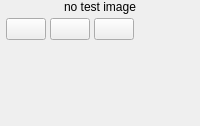
<?xml version="1.0" encoding="UTF-8"?>
<ui version="4.0">
 <class>ColTests</class>
 <widget class="QWidget" name="ColTests">
  <property name="minimumWidth"><number>220</number></property>
  <layout class="QVBoxLayout" name="layout_root">
   <property name="spacing"><number>0</number></property>
   <property name="leftMargin"><number>0</number></property>
   <property name="topMargin"><number>0</number></property>
   <property name="rightMargin"><number>0</number></property>
   <property name="bottomMargin"><number>0</number></property>
   <item>
    <widget class="QLabel" name="lbl_test_image">
     <property name="text"><string>no test image</string></property>
     <property name="alignment"><set>Qt::AlignCenter</set></property>
     <property name="minimumHeight"><number>180</number></property>
     <property name="maximumHeight"><number>220</number></property>
    </widget>
   </item>
   <item>
    <widget class="QWidget" name="wt_toolbar">
     <property name="minimumHeight"><number>44</number></property>
     <property name="maximumHeight"><number>44</number></property>
     <layout class="QHBoxLayout" name="toolbar_layout">
      <property name="spacing"><number>4</number></property>
      <property name="leftMargin"><number>6</number></property>
      <property name="topMargin"><number>4</number></property>
      <property name="rightMargin"><number>6</number></property>
      <property name="bottomMargin"><number>4</number></property>
      <item>
       <widget class="QPushButton" name="btn_run_all">
        <property name="text"><string/></property>
        <property name="toolTip"><string>Run all tests</string></property>
        <property name="minimumWidth"><number>32</number></property>
        <property name="maximumWidth"><number>32</number></property>
        <property name="minimumHeight"><number>32</number></property>
        <property name="maximumHeight"><number>32</number></property>
       </widget>
      </item>
      <item>
       <widget class="QPushButton" name="btn_add_test">
        <property name="text"><string/></property>
        <property name="toolTip"><string>Add new test</string></property>
        <property name="minimumWidth"><number>32</number></property>
        <property name="maximumWidth"><number>32</number></property>
        <property name="minimumHeight"><number>32</number></property>
        <property name="maximumHeight"><number>32</number></property>
       </widget>
      </item>
      <item>
       <widget class="QPushButton" name="btn_edit_tests">
        <property name="text"><string/></property>
        <property name="toolTip"><string>Edit tests</string></property>
        <property name="minimumWidth"><number>32</number></property>
        <property name="maximumWidth"><number>32</number></property>
        <property name="minimumHeight"><number>32</number></property>
        <property name="maximumHeight"><number>32</number></property>
       </widget>
      </item>
      <item>
       <spacer>
        <property name="orientation"><enum>Qt::Horizontal</enum></property>
        <property name="sizeHint" stdset="0"><size><width>10</width><height>1</height></size></property>
       </spacer>
      </item>
     </layout>
    </widget>
   </item>
   <item>
    <widget class="QLabel" name="lbl_test_description">
     <property name="text"><string/></property>
     <property name="wordWrap"><bool>true</bool></property>
     <property name="minimumHeight"><number>36</number></property>
    </widget>
   </item>
   <item>
    <widget class="QScrollArea" name="scroll_tests">
     <property name="widgetResizable"><bool>true</bool></property>
     <property name="horizontalScrollBarPolicy"><enum>Qt::ScrollBarAlwaysOff</enum></property>
     <property name="verticalScrollBarPolicy"><enum>Qt::ScrollBarAsNeeded</enum></property>
     <property name="frameShape"><enum>QFrame::NoFrame</enum></property>
     <widget class="QWidget" name="scroll_tests_contents">
      <layout class="QVBoxLayout" name="tests_list_layout">
       <property name="spacing"><number>0</number></property>
       <property name="leftMargin"><number>0</number></property>
       <property name="topMargin"><number>0</number></property>
       <property name="rightMargin"><number>0</number></property>
       <property name="bottomMargin"><number>0</number></property>
      </layout>
     </widget>
    </widget>
   </item>
  </layout>
 </widget>
 <resources/>
 <connections/>
</ui>
